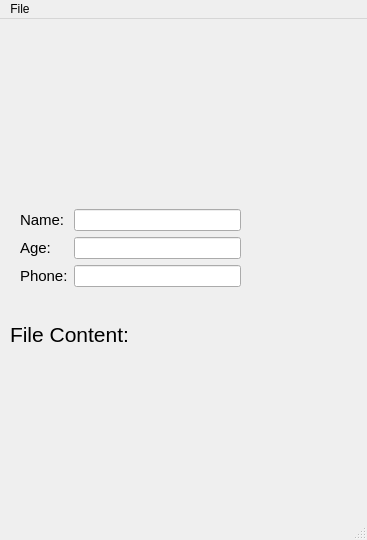
<?xml version="1.0" encoding="UTF-8"?>
<ui version="4.0">
 <class>MainWindow</class>
 <widget class="QMainWindow" name="MainWindow">
  <property name="geometry">
   <rect>
    <x>0</x>
    <y>0</y>
    <width>367</width>
    <height>540</height>
   </rect>
  </property>
  <property name="windowTitle">
   <string>MainWindow</string>
  </property>
  <widget class="QWidget" name="centralwidget">
   <widget class="QWidget" name="formLayoutWidget">
    <property name="geometry">
     <rect>
      <x>20</x>
      <y>190</y>
      <width>221</width>
      <height>81</height>
     </rect>
    </property>
    <layout class="QFormLayout" name="formLayout">
     <item row="2" column="1">
      <widget class="QLineEdit" name="lineEdit_2"/>
     </item>
     <item row="0" column="0">
      <widget class="QLabel" name="label">
       <property name="font">
        <font>
         <pointsize>11</pointsize>
        </font>
       </property>
       <property name="text">
        <string>Name:</string>
       </property>
      </widget>
     </item>
     <item row="0" column="1">
      <widget class="QLineEdit" name="lineEdit"/>
     </item>
     <item row="1" column="1">
      <widget class="QLineEdit" name="lineEdit_3"/>
     </item>
     <item row="1" column="0">
      <widget class="QLabel" name="label_2">
       <property name="font">
        <font>
         <pointsize>11</pointsize>
        </font>
       </property>
       <property name="text">
        <string>Age:</string>
       </property>
      </widget>
     </item>
     <item row="2" column="0">
      <widget class="QLabel" name="label_3">
       <property name="font">
        <font>
         <pointsize>11</pointsize>
        </font>
       </property>
       <property name="text">
        <string>Phone:</string>
       </property>
      </widget>
     </item>
    </layout>
   </widget>
   <widget class="QLabel" name="label_4">
    <property name="geometry">
     <rect>
      <x>10</x>
      <y>300</y>
      <width>191</width>
      <height>31</height>
     </rect>
    </property>
    <property name="font">
     <font>
      <pointsize>16</pointsize>
     </font>
    </property>
    <property name="text">
     <string>File Content: </string>
    </property>
   </widget>
   <widget class="QLabel" name="label_5">
    <property name="geometry">
     <rect>
      <x>20</x>
      <y>340</y>
      <width>321</width>
      <height>141</height>
     </rect>
    </property>
    <property name="text">
     <string/>
    </property>
   </widget>
  </widget>
  <widget class="QMenuBar" name="menubar">
   <property name="geometry">
    <rect>
     <x>0</x>
     <y>0</y>
     <width>367</width>
     <height>21</height>
    </rect>
   </property>
   <widget class="QMenu" name="menuFile">
    <property name="title">
     <string>File</string>
    </property>
    <addaction name="actionOpen"/>
    <addaction name="actionSave"/>
   </widget>
   <addaction name="menuFile"/>
  </widget>
  <widget class="QStatusBar" name="statusbar"/>
  <action name="actionSave">
   <property name="text">
    <string>Save</string>
   </property>
  </action>
  <action name="actionOpen">
   <property name="text">
    <string>Open</string>
   </property>
  </action>
 </widget>
 <resources/>
 <connections/>
</ui>
